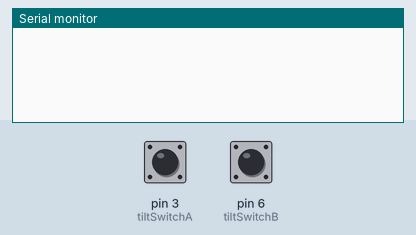
Recording of a sketch running on a simulated Arduino Uno, built with avr-gcc and run on an emulated ATmega328P. Parts: the last lines printed to the serial monitor. The inputs (shaded band) are chosen by the test bench; at power-on: pin 3 (tiltSwitchA) LOW, pin 6 (tiltSwitchB) LOW.

Above: at 1.2 s.
1.3 s: pin 3 (tiltSwitchA) pulled HIGH for 0.15 s
At 2.5 s:
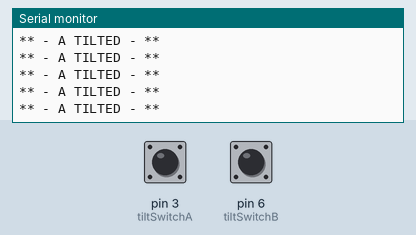
2.9 s: pin 6 (tiltSwitchB) pulled HIGH for 0.15 s
At 3.7 s:
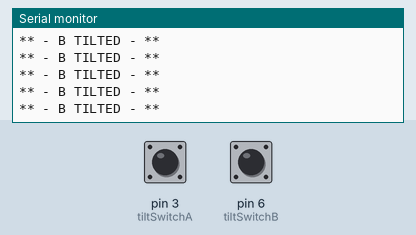
4.5 s: pin 3 (tiltSwitchA) driven HIGH and pin 6 (tiltSwitchB) driven HIGH
At 5.6 s:
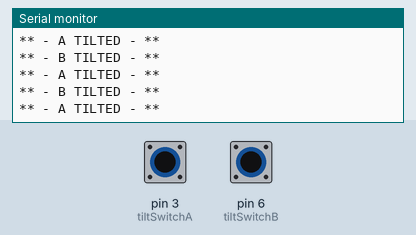

Measured:
- after the input at 1.3 s, the serial monitor: prints a new line at once (image 1)
- after the input at 2.9 s, the serial monitor: prints a new line at once (image 2)

The sketch:

murcury_tilt.ino
```cpp
// Modified Arduinio code to detect the tilt of two mercury tilt sensors. Short = not tilted.

int tiltSwitchA = 3; // Tilt Switch Input for LED on board tilt
int tiltSwitchB = 6; // Tilt Switch Input for seperate LED tilt
int tiltValA; // variable to store tilt input
int tiltValB;
boolean bAtilt ;// define numeric variables val
boolean bBtilt ;

void setup ()
{
  Serial.begin(9600);
  pinMode (tiltSwitchA, INPUT) ;// define the mercury tilt switch sensor output interface
  pinMode (tiltSwitchB, INPUT) ;
}
void loop ()
{

  tiltValA = digitalRead (tiltSwitchA) ;// read the switch value
  tiltValB = digitalRead (tiltSwitchB) ;
  if (tiltValA == HIGH) // Not shorted
  {
    if (!bAtilt){
      bAtilt = false;
      Serial.println("** - A TILTED - **");
    }
  }
  else
  {
    if (bAtilt){
      bAtilt = true;
      Serial.println("A not tilted");
    }
  }

  if (tiltValB == HIGH) // Not shorted
  {
    if (!bBtilt){
      bBtilt = false;
      Serial.println("** - B TILTED - **");
    }
  }
  else
  {
    if (bBtilt){
      bBtilt = true;
      Serial.println("B not tilted");
    }
  }

}
```
